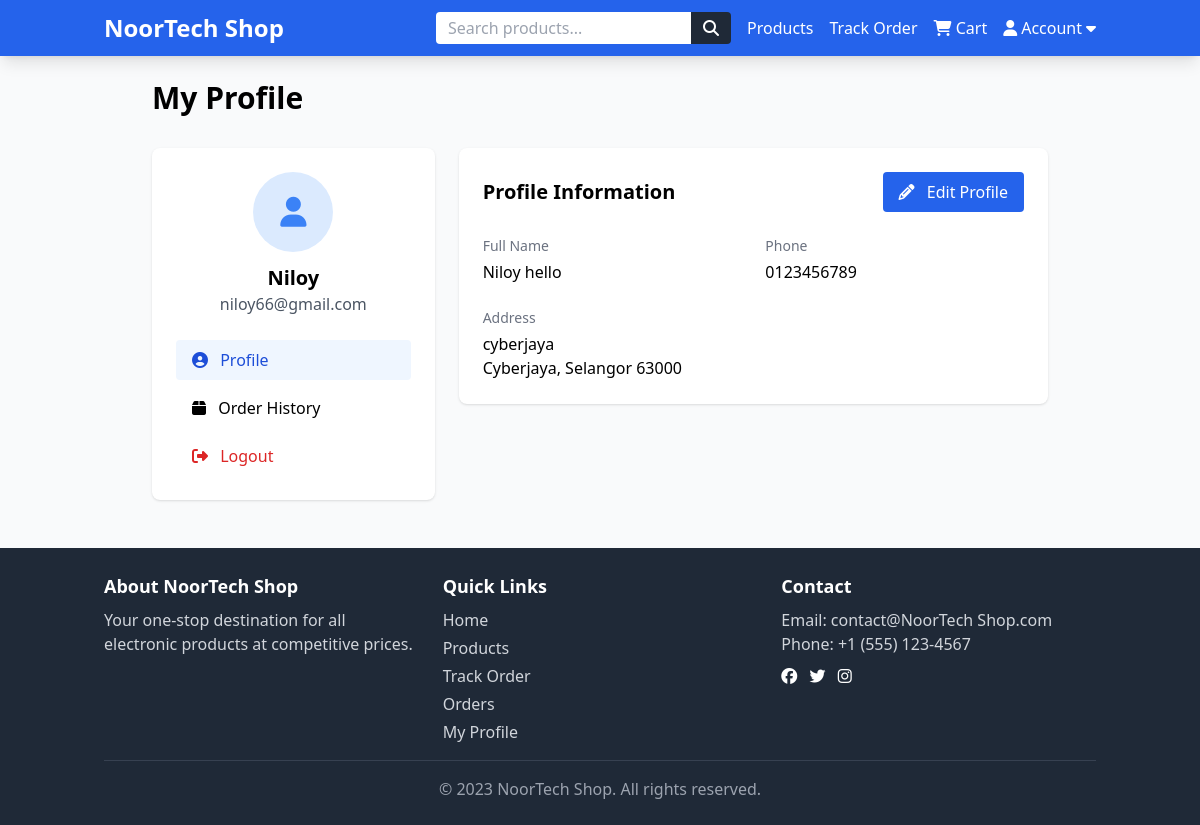
Screenshot of /profile (signed in) with the database file from the repository.
### tables this page shows
CREATE TABLE users (
            id INTEGER PRIMARY KEY AUTOINCREMENT,
            username TEXT UNIQUE NOT NULL,
            email TEXT UNIQUE NOT NULL,
            password_hash TEXT NOT NULL
        );

CREATE TABLE user_profiles (
            id INTEGER PRIMARY KEY AUTOINCREMENT,
            user_id INTEGER UNIQUE,
            first_name TEXT,
            last_name TEXT,
            address TEXT,
            city TEXT,
            state TEXT,
            zip TEXT,
            phone TEXT,
            FOREIGN KEY (user_id) REFERENCES users (id)
        );

### app.py (the view)
@app.route('/profile')
@login_required
def view_profile():
    return render_template('profile.html')

### app.py (called while the page is built)
def get_db_connection():
    conn = sqlite3.connect(app.config['DATABASE'])
    conn.row_factory = sqlite3.Row
    return conn

@login_manager.user_loader
def load_user(user_id):
    conn = get_db_connection()
    user_data = conn.execute('SELECT * FROM users WHERE id = ?', (user_id,)).fetchone()
    if user_data is None:
        conn.close()
        return None
    profile_data = conn.execute('SELECT * FROM user_profiles WHERE user_id = ?', (user_id,)).fetchone()
    conn.close()
    profile = dict(profile_data) if profile_data else None
    return User(
        id=user_data['id'],
        username=user_data['username'],
        email=user_data['email'],
        password_hash=user_data['password_hash'],
        profile=profile
    )

### templates/profile.html (shortened to what this page needs)
{% extends "base.html" %}
{% block content %}
    <div class="max-w-4xl mx-auto">
        <h1 class="text-3xl font-bold mb-8">My Profile</h1>
        <div class="grid grid-cols-1 md:grid-cols-3 gap-6">
            <div>
                <div class="bg-white p-6 rounded-lg shadow mb-6">
                    <div class="text-center mb-6">
                        <div class="inline-flex items-center justify-center w-20 h-20 rounded-full bg-blue-100 text-blue-500 text-3xl mb-3">
                            <i class="fas fa-user"></i>
                        </div>
                        <h2 class="text-xl font-semibold">{{ current_user.username }}</h2>
                        <p class="text-gray-600">{{ current_user.email }}</p>
                    </div>
                    <nav class="space-y-2">
                        <a href="{{ url_for('view_profile') }}"
                           class="block py-2 px-4 rounded bg-blue-50 text-blue-700 font-medium">
                            <i class="fas fa-user-circle mr-2"></i> Profile
                        </a>
                        <a href="{{ url_for('order_history') }}"
                           class="block py-2 px-4 rounded hover:bg-gray-50 transition duration-150">
                            <i class="fas fa-box mr-2"></i> Order History
                        </a>
                        <a href="{{ url_for('logout') }}"
                           class="block py-2 px-4 rounded hover:bg-gray-50 transition duration-150 text-red-600">
                            <i class="fas fa-sign-out-alt mr-2"></i> Logout
                        </a>
                    </nav>
                </div>
            </div>
            <div class="md:col-span-2">
                <div class="bg-white p-6 rounded-lg shadow">
                    <div class="flex justify-between items-center mb-6">
                        <h2 class="text-xl font-semibold">Profile Information</h2>
                        <a href="{{ url_for('edit_profile') }}"
                           class="bg-blue-600 text-white px-4 py-2 rounded hover:bg-blue-700 transition duration-150">
                            <i class="fas fa-pencil-alt mr-2"></i> Edit Profile
                        </a>
                    </div>
                    {% if current_user.profile %}
                        <div class="grid grid-cols-1 md:grid-cols-2 gap-6">
                            <div>
                                <h3 class="text-gray-500 text-sm mb-1">Full Name</h3>
                                <p>{{ current_user.profile.first_name }} {{ current_user.profile.last_name }}</p>
                            </div>
                            <div>
                                <h3 class="text-gray-500 text-sm mb-1">Phone</h3>
                                <p>{{ current_user.profile.phone }}</p>
                            </div>
                            <div class="md:col-span-2">
                                <h3 class="text-gray-500 text-sm mb-1">Address</h3>
                                <p>
                                    {{ current_user.profile.address }}<br>
                                    {{ current_user.profile.city }}, {{ current_user.profile.state }} {{ current_user.profile.zip }}
                                </p>
                            </div>
                        </div>
                    {% endif %}
                </div>
            </div>
        </div>
    </div>
{% endblock %}

### rows the page displays
users: username "Niloy", email "niloy66@gmail.com"
user_profiles: profile.first_name "Niloy", profile.last_name "hello", profile.phone "0123456789", profile.address "cyberjaya", profile.city "Cyberjaya", profile.state "Selangor", profile.zip "63000"

### other values shown
{{ now.year if now else '2023' }} "2023"
